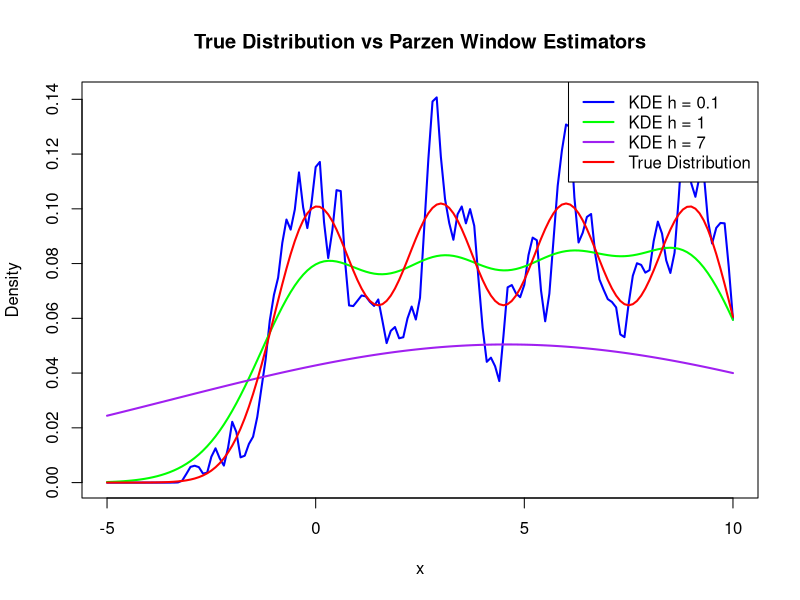

This figure's R source: (Note: a time limit stopped this script after it produced the figure.)
## ---- chunk 1
setClass("Parzen.smoother",representation(Data = "numeric",
                                          h = "numeric",
                                          input = "numeric",
                                          Probs = "numeric"), 
                                          prototype = list(h = NA_real_, input = NA_real_))
                                 
setMethod("initialize", "Parzen.smoother",
          function(.Object, Data, h = NA_real_, Probs, input = NA_real_) {
 
  Data <- as.numeric(Data)
  Data <- na.omit(Data)
  if (length(Data) == 0) { stop("Data set is empty")} 
  
  Probs <- numeric(length(Data)) 

  if (all(is.na(input))) { input <- Data }

   if (is.na(h)) {
    s <- sd(Data)
    inter_q <- IQR(Data)
    n <- length(Data)
    h <- 1.06 * min(s, inter_q / 1.349) * n^(-1/5)
   }
  
  if (!is.na(h) && h == 0) { stop(" h cannot be zero ") }
  
  .Object <- callNextMethod(.Object, Data = Data, h = h, Probs = Probs, input = input)
  
  return(.Object)
})
## ---- chunk 2
setGeneric("Parzen.creator", function(object) {standadardGeneric("Parzen.creator")})
setMethod("Parzen.creator", signature= "Parzen.smoother", function(object){
  
  n <- length(object@Data)
  k <- length(object@input)
  Probs <- numeric(k)
  
  # Initialize Probs with the correct length
  object@Probs <- numeric(k)
  
  for (j in 1:k) {
        
        Kernel_sum <- 0  
        
        for (i in 1:n) {
          Kernel_sum <- Kernel_sum + dnorm((object@Data[i] - object@input[j]) / object@h)
        }
        
  object@Probs[j] <- 1 / (object@h * n) * Kernel_sum
  }
  
  return(object)
})
## ---- chunk 3
object <- new("Parzen.smoother", Data=rnorm(10), input=seq(1:10))
Parzen.creator(object)
## ---- chunk 4
setGeneric("show", function(object) {standardGeneric("show")})

setMethod("show", signature = "Parzen.smoother", function(object) {
  
  precision <- 8

  print_in_chunks <- function(vec, precision) {
    vec <- format(round(vec, precision), nsmall = precision) 
    for (i in seq(1, length(vec), by = 6)) {
      cat(vec[i:min(i+5, length(vec))], "\n")
    }
  }
  cat("Data:\n")
  print_in_chunks(object@Data, precision)
  cat("Probs:\n")
  print_in_chunks(object@Probs, precision)
  cat("Size:\n", length(object@Probs), "\n")
  cat("Bandwidth (h):\n", format(round(object@h, precision), nsmall = precision), "\n")
})
## ---- chunk 5
# Defining a function for the true PDF 
true_pdf <- function(x) {
  0.25 * dnorm(x, mean = 0, sd = 1) +
  0.25 * dnorm(x, mean = 3, sd = 1) +
  0.25 * dnorm(x, mean = 6, sd = 1) +
  0.25 * dnorm(x, mean = 9, sd = 1)
}

  #generating random uniform variable to calculate a Multimodal distribution such that there is a 25% chance   of a random variable being sampled   from an N(0,1), N(3,1), N(6,1) or N(9,1) distribution
  x <- matrix(0, nrow = 800, ncol = 2)
  
  #first column has the random uniform
  x[, 1] <- runif(800, 0, 1)
  
  #for each element of the first column of the matrix that is between 0 and .25: impute a Gaussian random     variable from the first distribution   into the second column of that same row 
  x[x[,1] <= 0.25, 2] <- rnorm(sum(x[,1] <= 0.25), mean = 0, sd = 1)
  
  #same thing for the rest of the distributions
  x[x[,1] > 0.25 & x[,1] <= 0.5, 2] <- rnorm(sum(x[,1] > 0.25 & x[,1] <= 0.5), mean = 3, sd = 1)
  
  x[x[,1] > 0.5 & x[,1] <= 0.75, 2] <- rnorm(sum(x[,1] > 0.5 & x[,1] <= 0.75), mean = 6, sd = 1)
    
  x[x[,1] > 0.75 & x[,1] <= 1, 2] <- rnorm(sum(x[,1] > 0.75 & x[,1] <= 1), mean = 9, sd = 1)
  
  #now our data set for the estimator is the vector of our multi-modal distribution 
  data <- x[,2]


#we will be evaluating the true pdf function on the same domain as we will evaluate the estimator 
#estimator Input vector, each descrete step will be it's own alpha, alpha = 5, alpha = 4.9 ... 
Input <- seq(-5, 10, by = 0.1)

#initiating output vector 
true_pdf_values_out <- numeric(length(Input))

#evaluating true pdf function at the same input arguments that we will evaluate our estimator 
true_pdf_values_out <- true_pdf(Input)

#Here we will evaluate the estimator at each of the h step sizes as a preliminary investigation into the best step size

# h = 0.1
vessel_0.1 <- new("Parzen.smoother", Data = data, Probs = numeric(), input = Input, h = 0.1)
vessel_0.1_out <- Parzen.creator(vessel_0.1)

# h = 1
vessel_1 <- new("Parzen.smoother", Data = data, Probs = numeric(), input = Input, h = 1)
vessel_1_out <- Parzen.creator(vessel_1)

# h = 7
vessel_7 <- new("Parzen.smoother", Data = data, Probs = numeric(), input = Input, h = 7)
vessel_7_out <- Parzen.creator(vessel_7)

# Plot object@input against object@Probs for different bandwidths and true distribution on the same graph

# Plot for h = 0.1
plot(vessel_0.1_out@input, vessel_0.1_out@Probs, type = "l", col = "blue", lwd = 2,
     ylim = range(0, max(true_pdf_values_out, vessel_0.1_out@Probs, vessel_1_out@Probs, vessel_7_out@Probs)),
     xlim = range(vessel_0.1_out@input),
     main = "True Distribution vs Parzen Window Estimators",
     xlab = "x", ylab = "Density")

# Add lines for h = 1 and h = 7
lines(vessel_1_out@input, vessel_1_out@Probs, col = "green", lwd = 2)
lines(vessel_7_out@input, vessel_7_out@Probs, col = "purple", lwd = 2)

# Add the true PDF line
lines(Input, true_pdf_values_out, col = "red", lwd = 2)

# Add legend
legend("topright", legend = c("KDE h = 0.1", "KDE h = 1", "KDE h = 7", "True Distribution"),
       col = c("blue", "green", "purple", "red"), lwd = 2)
## ---- chunk 6
# initialize our matrix to store all 150 trials containing 800 samples
Master <- matrix(0, nrow = 150, ncol = 800)

for (trial in 1:150) {
  
  #this is the same thing as before, just that we do it 150 times and store each trial in it's own row 
  
  #reinitialize the individual trial each iteration 
  x <- matrix(0, nrow = 800, ncol = 2)
  
  x[, 1] <- runif(800, 0, 1)
  
  x[x[,1] <= 0.25, 2] <- rnorm(sum(x[,1] <= 0.25), mean = 0, sd = 1)
  x[x[,1] > 0.25 & x[,1] <= 0.5, 2] <- rnorm(sum(x[,1] > 0.25 & x[,1] <= 0.5), mean = 3, sd = 1)
  x[x[,1] > 0.5 & x[,1] <= 0.75, 2] <- rnorm(sum(x[,1] > 0.5 & x[,1] <= 0.75), mean = 6, sd = 1)
  x[x[,1] > 0.75 & x[,1] <= 1, 2] <- rnorm(sum(x[,1] > 0.75 & x[,1] <= 1), mean = 9, sd = 1)
  
  #storing the completed trial in each row for each iteration 
  Master[trial,] <- x[, 2]
}
## ---- chunk 7
Bias_variance_analysis <- function(input_h){
   
Master_evaluated <- matrix(0,nrow=150,ncol=151)

#evaluating the function with h as input argument on the rows of master matrix 
#the input data set being master and output data set being master evaluated
for (i in 1:150) {
trial_evaluated <- new("Parzen.smoother", Data = Master[i,], Probs = numeric(), input = Input, h = input_h)
trial_evaluated <- Parzen.creator(trial_evaluated)
Master_evaluated[i,] <- trial_evaluated@Probs
}

#evaluate the mean for each column of the matrix, which is the mean of the each alpha value across each trial
mean_for_each_alpha <- matrix(0, nrow = 1, ncol = 151)
mean_for_each_alpha[1, ] <- colMeans(Master_evaluated[, seq(1:151)])

#variance
variance_for_each_alpha <- matrix(0,nrow=1,ncol=151)
for(i in 1:151){
    variance_for_each_alpha[1,i] <- mean((Master_evaluated[seq(1:150),i]-mean_for_each_alpha[1,i])^2)
}

#true distribution value for bias calculation
true_pdf_values_out <- true_pdf(Input)

#bias
bias <- matrix(0,nrow=1,ncol=151)
for (i in 1:151) {
  bias[1,i] <- mean_for_each_alpha[1,i] - true_pdf_values_out[i]
}

#MSE
MSE <- numeric(151)
for (i in 1:151) {
  MSE[i] <- variance_for_each_alpha[1,i] + (bias[i])^2
}

#total bias 
bias_totall <- numeric(1)
for (i in 1:151)
bias_totall <- mean((bias[i])^2)

#total variance 
var_totall <- numeric(1)
for (i in 1:151)
var_totall <- mean((variance_for_each_alpha[i]))

totall_MSE <- bias_totall + var_totall

return(c(input_h, bias_totall, var_totall, totall_MSE))
}
## ---- chunk 8
choose_your_h <- function(h_values) {

results <- lapply(h_values, function(h) Bias_variance_analysis(input_h = h))

results_matrix <- do.call(rbind, results)

rownames(results_matrix) <- paste("h =", h_values)
colnames(results_matrix) <- c("input_h", "bias_totall", "var_totall", "MSE")

(matplot(h_values, results_matrix[, 2:3], type = "b", pch = 1:2, col = c("blue", "green"),
          xlab = "h_values", ylab = "Values", main = "Bias and Variance vs input_h", xaxt = "n"))
    (axis(1, at = h_values, labels = h_values))
(legend("topright", legend = c("bias_totall", "var_totall"), col = c("blue", "green"), pch = 1:2))

print(results_matrix)
cat("Optimal h value:", h_values[which.min(results_matrix[,4])])
}
## ---- chunk 9
#since from the preliminary investigation 1 was the best option, let's look deeper
choose_your_h(c(.01,.1,.3,.6,1,3,7))
## ---- chunk 10

plot_mean_for_each_output <- function(input_h) {
  
  Master_evaluated <- matrix(0,nrow=150,ncol=151)

for (i in 1:150) {
trial_evaluated <- new("Parzen.smoother", Data = Master[i,], Probs = numeric(), input = Input, h = input_h)
trial_evaluated <- Parzen.creator(trial_evaluated)
Master_evaluated[i,] <- trial_evaluated@Probs
}


mean_for_each_alpha <- matrix(0, nrow = 1, ncol = 151)
mean_for_each_alpha[1, ] <- colMeans(Master_evaluated[, seq(1:151)])

alpha = seq(-5,10,by=0.1)
plot(alpha, mean_for_each_alpha, ylim = c(0,0.1))
lines(Input, true_pdf_values_out, col = "red", lwd = 2)
title("Mean of Each Output at Each Alpha of 150 Evaluations of 150 Samples")
(legend("topleft", legend = c("h = 0.75 ", "true"), col = c("black", "red"), pch = 1:2))
}
## ---- chunk 11
#plot_mean_for_each_output(input_h=.75)
#this is a remarkably good approximation
